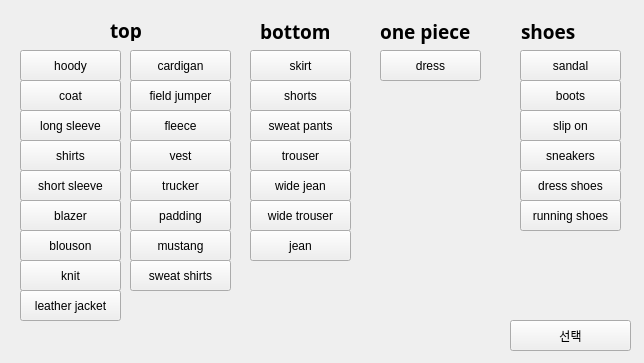
<?xml version="1.0" encoding="UTF-8"?>
<ui version="4.0">
 <class>Form</class>
 <widget class="QWidget" name="Form">
  <property name="geometry">
   <rect>
    <x>0</x>
    <y>0</y>
    <width>644</width>
    <height>363</height>
   </rect>
  </property>
  <property name="windowTitle">
   <string>Form</string>
  </property>
  <widget class="QPushButton" name="bt_1">
   <property name="geometry">
    <rect>
     <x>20</x>
     <y>50</y>
     <width>101</width>
     <height>31</height>
    </rect>
   </property>
   <property name="text">
    <string>hoody</string>
   </property>
   <property name="checkable">
    <bool>true</bool>
   </property>
   <property name="autoExclusive">
    <bool>true</bool>
   </property>
  </widget>
  <widget class="QLabel" name="label_3">
   <property name="geometry">
    <rect>
     <x>521</x>
     <y>16</y>
     <width>61</width>
     <height>31</height>
    </rect>
   </property>
   <property name="font">
    <font>
     <family>맑은 고딕</family>
     <pointsize>14</pointsize>
     <weight>75</weight>
     <bold>true</bold>
    </font>
   </property>
   <property name="text">
    <string>shoes</string>
   </property>
  </widget>
  <widget class="QLabel" name="label_5">
   <property name="geometry">
    <rect>
     <x>260</x>
     <y>16</y>
     <width>71</width>
     <height>31</height>
    </rect>
   </property>
   <property name="font">
    <font>
     <family>맑은 고딕</family>
     <pointsize>14</pointsize>
     <weight>75</weight>
     <bold>true</bold>
    </font>
   </property>
   <property name="text">
    <string>bottom</string>
   </property>
  </widget>
  <widget class="QLabel" name="label_6">
   <property name="geometry">
    <rect>
     <x>380</x>
     <y>16</y>
     <width>91</width>
     <height>31</height>
    </rect>
   </property>
   <property name="font">
    <font>
     <family>맑은 고딕</family>
     <pointsize>14</pointsize>
     <weight>75</weight>
     <bold>true</bold>
    </font>
   </property>
   <property name="text">
    <string>one piece</string>
   </property>
  </widget>
  <widget class="QLabel" name="label_4">
   <property name="geometry">
    <rect>
     <x>110</x>
     <y>20</y>
     <width>31</width>
     <height>21</height>
    </rect>
   </property>
   <property name="font">
    <font>
     <family>맑은 고딕</family>
     <pointsize>14</pointsize>
     <weight>75</weight>
     <bold>true</bold>
    </font>
   </property>
   <property name="text">
    <string>top</string>
   </property>
  </widget>
  <widget class="QPushButton" name="bt_3">
   <property name="geometry">
    <rect>
     <x>20</x>
     <y>110</y>
     <width>101</width>
     <height>31</height>
    </rect>
   </property>
   <property name="text">
    <string>long sleeve</string>
   </property>
   <property name="checkable">
    <bool>true</bool>
   </property>
   <property name="autoExclusive">
    <bool>true</bool>
   </property>
  </widget>
  <widget class="QPushButton" name="bt_2">
   <property name="geometry">
    <rect>
     <x>20</x>
     <y>80</y>
     <width>101</width>
     <height>31</height>
    </rect>
   </property>
   <property name="text">
    <string>coat</string>
   </property>
   <property name="checkable">
    <bool>true</bool>
   </property>
   <property name="autoExclusive">
    <bool>true</bool>
   </property>
  </widget>
  <widget class="QPushButton" name="bt_6">
   <property name="geometry">
    <rect>
     <x>20</x>
     <y>200</y>
     <width>101</width>
     <height>31</height>
    </rect>
   </property>
   <property name="text">
    <string>blazer</string>
   </property>
   <property name="checkable">
    <bool>true</bool>
   </property>
   <property name="autoExclusive">
    <bool>true</bool>
   </property>
  </widget>
  <widget class="QPushButton" name="bt_4">
   <property name="geometry">
    <rect>
     <x>20</x>
     <y>140</y>
     <width>101</width>
     <height>31</height>
    </rect>
   </property>
   <property name="text">
    <string>shirts</string>
   </property>
   <property name="checkable">
    <bool>true</bool>
   </property>
   <property name="autoExclusive">
    <bool>true</bool>
   </property>
  </widget>
  <widget class="QPushButton" name="bt_5">
   <property name="geometry">
    <rect>
     <x>20</x>
     <y>170</y>
     <width>101</width>
     <height>31</height>
    </rect>
   </property>
   <property name="text">
    <string>short sleeve</string>
   </property>
   <property name="checkable">
    <bool>true</bool>
   </property>
   <property name="autoExclusive">
    <bool>true</bool>
   </property>
  </widget>
  <widget class="QPushButton" name="bt_8">
   <property name="geometry">
    <rect>
     <x>20</x>
     <y>260</y>
     <width>101</width>
     <height>31</height>
    </rect>
   </property>
   <property name="text">
    <string>knit</string>
   </property>
   <property name="checkable">
    <bool>true</bool>
   </property>
   <property name="autoExclusive">
    <bool>true</bool>
   </property>
  </widget>
  <widget class="QPushButton" name="bt_7">
   <property name="geometry">
    <rect>
     <x>20</x>
     <y>230</y>
     <width>101</width>
     <height>31</height>
    </rect>
   </property>
   <property name="text">
    <string>blouson</string>
   </property>
   <property name="checkable">
    <bool>true</bool>
   </property>
   <property name="autoExclusive">
    <bool>true</bool>
   </property>
  </widget>
  <widget class="QPushButton" name="bt_14">
   <property name="geometry">
    <rect>
     <x>130</x>
     <y>170</y>
     <width>101</width>
     <height>31</height>
    </rect>
   </property>
   <property name="text">
    <string>trucker</string>
   </property>
   <property name="checkable">
    <bool>true</bool>
   </property>
   <property name="autoExclusive">
    <bool>true</bool>
   </property>
  </widget>
  <widget class="QPushButton" name="bt_10">
   <property name="geometry">
    <rect>
     <x>130</x>
     <y>50</y>
     <width>101</width>
     <height>31</height>
    </rect>
   </property>
   <property name="text">
    <string>cardigan</string>
   </property>
   <property name="checkable">
    <bool>true</bool>
   </property>
   <property name="autoExclusive">
    <bool>true</bool>
   </property>
  </widget>
  <widget class="QPushButton" name="bt_15">
   <property name="geometry">
    <rect>
     <x>130</x>
     <y>200</y>
     <width>101</width>
     <height>31</height>
    </rect>
   </property>
   <property name="text">
    <string>padding</string>
   </property>
   <property name="checkable">
    <bool>true</bool>
   </property>
   <property name="autoExclusive">
    <bool>true</bool>
   </property>
  </widget>
  <widget class="QPushButton" name="bt_13">
   <property name="geometry">
    <rect>
     <x>130</x>
     <y>140</y>
     <width>101</width>
     <height>31</height>
    </rect>
   </property>
   <property name="text">
    <string>vest</string>
   </property>
   <property name="checkable">
    <bool>true</bool>
   </property>
   <property name="autoExclusive">
    <bool>true</bool>
   </property>
  </widget>
  <widget class="QPushButton" name="bt_9">
   <property name="geometry">
    <rect>
     <x>20</x>
     <y>290</y>
     <width>101</width>
     <height>31</height>
    </rect>
   </property>
   <property name="text">
    <string>leather jacket</string>
   </property>
   <property name="checkable">
    <bool>true</bool>
   </property>
   <property name="autoExclusive">
    <bool>true</bool>
   </property>
  </widget>
  <widget class="QPushButton" name="bt_12">
   <property name="geometry">
    <rect>
     <x>130</x>
     <y>110</y>
     <width>101</width>
     <height>31</height>
    </rect>
   </property>
   <property name="text">
    <string>fleece</string>
   </property>
   <property name="checkable">
    <bool>true</bool>
   </property>
   <property name="autoExclusive">
    <bool>true</bool>
   </property>
  </widget>
  <widget class="QPushButton" name="bt_11">
   <property name="geometry">
    <rect>
     <x>130</x>
     <y>80</y>
     <width>101</width>
     <height>31</height>
    </rect>
   </property>
   <property name="text">
    <string>field jumper</string>
   </property>
   <property name="checkable">
    <bool>true</bool>
   </property>
   <property name="autoExclusive">
    <bool>true</bool>
   </property>
  </widget>
  <widget class="QPushButton" name="bt_17">
   <property name="geometry">
    <rect>
     <x>130</x>
     <y>260</y>
     <width>101</width>
     <height>31</height>
    </rect>
   </property>
   <property name="text">
    <string>sweat shirts</string>
   </property>
   <property name="checkable">
    <bool>true</bool>
   </property>
   <property name="autoExclusive">
    <bool>true</bool>
   </property>
  </widget>
  <widget class="QPushButton" name="bt_16">
   <property name="geometry">
    <rect>
     <x>130</x>
     <y>230</y>
     <width>101</width>
     <height>31</height>
    </rect>
   </property>
   <property name="text">
    <string>mustang</string>
   </property>
   <property name="checkable">
    <bool>true</bool>
   </property>
   <property name="autoExclusive">
    <bool>true</bool>
   </property>
  </widget>
  <widget class="QPushButton" name="bt_18">
   <property name="geometry">
    <rect>
     <x>250</x>
     <y>50</y>
     <width>101</width>
     <height>31</height>
    </rect>
   </property>
   <property name="text">
    <string>skirt</string>
   </property>
   <property name="checkable">
    <bool>true</bool>
   </property>
   <property name="autoExclusive">
    <bool>true</bool>
   </property>
  </widget>
  <widget class="QPushButton" name="bt_19">
   <property name="geometry">
    <rect>
     <x>250</x>
     <y>80</y>
     <width>101</width>
     <height>31</height>
    </rect>
   </property>
   <property name="text">
    <string>shorts</string>
   </property>
   <property name="checkable">
    <bool>true</bool>
   </property>
   <property name="autoExclusive">
    <bool>true</bool>
   </property>
  </widget>
  <widget class="QPushButton" name="bt_22">
   <property name="geometry">
    <rect>
     <x>250</x>
     <y>170</y>
     <width>101</width>
     <height>31</height>
    </rect>
   </property>
   <property name="text">
    <string>wide jean</string>
   </property>
   <property name="checkable">
    <bool>true</bool>
   </property>
   <property name="autoExclusive">
    <bool>true</bool>
   </property>
  </widget>
  <widget class="QPushButton" name="bt_20">
   <property name="geometry">
    <rect>
     <x>250</x>
     <y>110</y>
     <width>101</width>
     <height>31</height>
    </rect>
   </property>
   <property name="text">
    <string>sweat pants</string>
   </property>
   <property name="checkable">
    <bool>true</bool>
   </property>
   <property name="autoExclusive">
    <bool>true</bool>
   </property>
  </widget>
  <widget class="QPushButton" name="bt_21">
   <property name="geometry">
    <rect>
     <x>250</x>
     <y>140</y>
     <width>101</width>
     <height>31</height>
    </rect>
   </property>
   <property name="text">
    <string>trouser</string>
   </property>
   <property name="checkable">
    <bool>true</bool>
   </property>
   <property name="autoExclusive">
    <bool>true</bool>
   </property>
  </widget>
  <widget class="QPushButton" name="bt_24">
   <property name="geometry">
    <rect>
     <x>250</x>
     <y>230</y>
     <width>101</width>
     <height>31</height>
    </rect>
   </property>
   <property name="text">
    <string>jean</string>
   </property>
   <property name="checkable">
    <bool>true</bool>
   </property>
   <property name="autoExclusive">
    <bool>true</bool>
   </property>
  </widget>
  <widget class="QPushButton" name="bt_23">
   <property name="geometry">
    <rect>
     <x>250</x>
     <y>200</y>
     <width>101</width>
     <height>31</height>
    </rect>
   </property>
   <property name="text">
    <string>wide trouser</string>
   </property>
   <property name="checkable">
    <bool>true</bool>
   </property>
   <property name="autoExclusive">
    <bool>true</bool>
   </property>
  </widget>
  <widget class="QPushButton" name="bt_25">
   <property name="geometry">
    <rect>
     <x>380</x>
     <y>50</y>
     <width>101</width>
     <height>31</height>
    </rect>
   </property>
   <property name="text">
    <string>dress</string>
   </property>
   <property name="checkable">
    <bool>true</bool>
   </property>
   <property name="autoExclusive">
    <bool>true</bool>
   </property>
  </widget>
  <widget class="QPushButton" name="bt_27">
   <property name="geometry">
    <rect>
     <x>520</x>
     <y>80</y>
     <width>101</width>
     <height>31</height>
    </rect>
   </property>
   <property name="text">
    <string>boots</string>
   </property>
   <property name="checkable">
    <bool>true</bool>
   </property>
   <property name="autoExclusive">
    <bool>true</bool>
   </property>
  </widget>
  <widget class="QPushButton" name="bt_29">
   <property name="geometry">
    <rect>
     <x>520</x>
     <y>140</y>
     <width>101</width>
     <height>31</height>
    </rect>
   </property>
   <property name="text">
    <string>sneakers</string>
   </property>
   <property name="checkable">
    <bool>true</bool>
   </property>
   <property name="autoExclusive">
    <bool>true</bool>
   </property>
  </widget>
  <widget class="QPushButton" name="bt_28">
   <property name="geometry">
    <rect>
     <x>520</x>
     <y>110</y>
     <width>101</width>
     <height>31</height>
    </rect>
   </property>
   <property name="text">
    <string>slip on</string>
   </property>
   <property name="checkable">
    <bool>true</bool>
   </property>
   <property name="autoExclusive">
    <bool>true</bool>
   </property>
  </widget>
  <widget class="QPushButton" name="bt_30">
   <property name="geometry">
    <rect>
     <x>520</x>
     <y>170</y>
     <width>101</width>
     <height>31</height>
    </rect>
   </property>
   <property name="text">
    <string>dress shoes</string>
   </property>
   <property name="checkable">
    <bool>true</bool>
   </property>
   <property name="autoExclusive">
    <bool>true</bool>
   </property>
  </widget>
  <widget class="QPushButton" name="bt_31">
   <property name="geometry">
    <rect>
     <x>520</x>
     <y>200</y>
     <width>101</width>
     <height>31</height>
    </rect>
   </property>
   <property name="text">
    <string>running shoes</string>
   </property>
   <property name="checkable">
    <bool>true</bool>
   </property>
   <property name="autoExclusive">
    <bool>true</bool>
   </property>
  </widget>
  <widget class="QPushButton" name="bt_26">
   <property name="geometry">
    <rect>
     <x>520</x>
     <y>50</y>
     <width>101</width>
     <height>31</height>
    </rect>
   </property>
   <property name="text">
    <string>sandal</string>
   </property>
   <property name="checkable">
    <bool>true</bool>
   </property>
   <property name="autoExclusive">
    <bool>true</bool>
   </property>
  </widget>
  <widget class="QPushButton" name="check">
   <property name="geometry">
    <rect>
     <x>510</x>
     <y>320</y>
     <width>121</width>
     <height>31</height>
    </rect>
   </property>
   <property name="text">
    <string>선택</string>
   </property>
   <property name="checkable">
    <bool>true</bool>
   </property>
   <property name="autoExclusive">
    <bool>true</bool>
   </property>
  </widget>
 </widget>
 <resources/>
 <connections/>
</ui>
